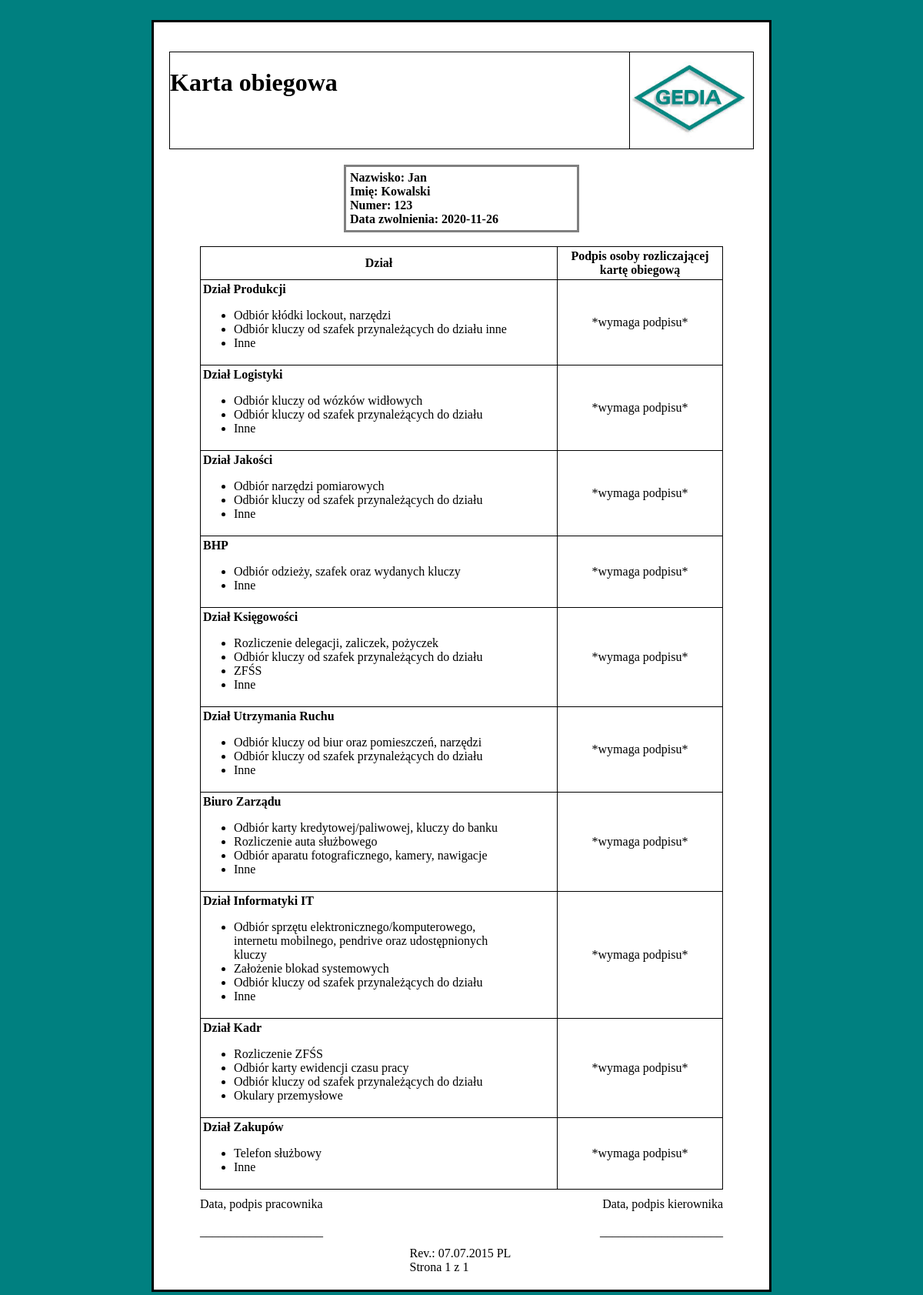
Page /workerpanel.php (signed in) on the committed database.
### tables this page shows
CREATE TABLE `workers` (
  `id` int(32) NOT NULL,
  `username` varchar(32) NOT NULL,
  `password` varchar(32) NOT NULL,
  `name` varchar(32) NOT NULL,
  `surname` varchar(32) NOT NULL,
  `gediaid` int(11) NOT NULL,
  `retirementday` date NOT NULL,
  `isdone` tinyint(1) DEFAULT 0
);

### workerpanel.php (the view, shortened to what this page needs)
<?php
include('db/config.php');
?>
<html>
<head>
	<link rel="stylesheet" href="styles\WPstyle.css">
</head>
<body>
	<br />
	<div id="content">
		<br />
		<div id="upper">
			<div id="upper_left">
				<td ><h1>Karta obiegowa</h1>
			</div>
			<div id="upper_right">
				<img src="img\logo.jpg" width=150 height=125 />
			</div>
		</div>
		<?php
			echo '<div id="dane">';
				$GEDIAID = $_SESSION['gediaid'];
				$dbcall = mysqli_query($connection, "SELECT name, surname, gediaid, retirementday from workers WHERE gediaid = $GEDIAID");
				$rowarray = mysqli_fetch_array($dbcall);
				for($i=0; $i<4; $i++)
				{
					$tablica[$i] = $rowarray[$i];
				}
				echo "Nazwisko: $tablica[0]<br />";
				echo "Imię: $tablica[1]<br />";
				echo "Numer: $tablica[2]<br />";
				echo "Data zwolnienia: $tablica[3]<br />";
			echo "</div>";
			echo "<br />";
			$dbcall2 = mysqli_query($connection,
			"SELECT `Dział Produkcji`, `Dział Logistyki`, `Dział Jakości`, `BHP`, `Dział Księgowości`, `Dział Utrzymania Ruchu`,
			`Biuro Zarządu`, `Dział Informatyki IT`, `Dział Kadr`, `Dział Zakupów` from cards WHERE workerid = $GEDIAID");
			$rowarray = mysqli_fetch_array($dbcall2);
			for($i=0; $i<10; $i++)
			{
				$podpisy[$i] = $rowarray[$i];
			}
		?>
		<div id="maintable">
			<center>
			<table cellspacing=0 cellpadding=3 width="680">
				<tr>
					<th>Dział</th>
					<th>Podpis osoby rozliczającej<br />kartę obiegową</th>
				</tr>
				<tr>
					<td>
					<b>Dział Produkcji</b>
						<ul>
						<li>Odbiór kłódki lockout, narzędzi</li>
						<li>Odbiór kluczy od szafek przynależących do działu inne</li>
						<li>Inne</li>
						</ul>
					</td>
					<td align="center">
						<?php
							if($podpisy[0]==1)
							{
								echo "PODPISANO";
							}
							else
							{
								echo "*wymaga podpisu*";
							}
						?>
					</td>
				</tr>
				<tr>
					<td>
						<b>Dział Logistyki</b>
						<ul>
						<li>Odbiór kluczy od wózków widłowych</li>
						<li>Odbiór kluczy od szafek przynależących do działu</li>
						<li>Inne</li>
						</ul>
					</td>
					<td align="center">
						<?php
							if($podpisy[1]==1)
							{
								echo "PODPISANO";
							}
							else
							{
								echo "*wymaga podpisu*";
							}
						?>
					</td>
				</tr>
				<tr>
					<td>
						<b>Dział Jakości</b>
						<ul>
						<li>Odbiór narzędzi pomiarowych</li>
						<li>Odbiór kluczy od szafek przynależących do działu</li>
						<li>Inne</li>
						</ul>
					</td>
					<td align="center">
						<?php
							if($podpisy[2]==1)
							{
								echo "PODPISANO";
							}
							else
							{
								echo "*wymaga podpisu*";
							}
						?>
					</td>
				</tr>
				<tr>
					<td>
						<b>BHP</b>
						<ul>
						<li>Odbiór odzieży, szafek oraz wydanych kluczy</li>
						<li>Inne</li>
						</ul>
					</td>
					<td align="center">
						<?php
							if($podpisy[3]==1)
							{
								echo "PODPISANO";
							}
							else
							{
								echo "*wymaga podpisu*";
							}
						?>
					</td>
				</tr>
				<tr>
					<td>
						<b>Dział Księgowości</b>
						<ul>
						<li>Rozliczenie delegacji, zaliczek, pożyczek</li>
						<li>Odbiór kluczy od szafek przynależących do działu</li>
						<li>ZFŚS</li>
						<li>Inne</li>
						</ul>
					</td>
					<td align="center">
						<?php
							if($podpisy[4]==1)
							{
								echo "PODPISANO";
							}
							else
							{
								echo "*wymaga podpisu*";
							}
						?>
					</td>
				</tr>
				<tr>
					<td>
						<b>Dział Utrzymania Ruchu</b>
						<ul>
						<li>Odbiór kluczy od biur oraz pomieszczeń, narzędzi</li>
						<li>Odbiór kluczy od szafek przynależących do działu</li>
						<li>Inne</li>
						</ul>
					</td>
					<td align="center">
						<?php
							if($podpisy[5]==1)
							{
								echo "PODPISANO";
							}
							else
							{
								echo "*wymaga podpisu*";
							}
						?>
					</td>
				</tr>
				<tr>
					<td>
						<b>Biuro Zarządu</b>
						<ul>
						<li>Odbiór karty kredytowej/paliwowej, kluczy do banku</li>
						<li>Rozliczenie auta służbowego</li>
						<li>Odbiór aparatu fotograficznego, kamery, nawigacje</li>
						<li>Inne</li>
						</ul>
					</td>
					<td align="center">
						<?php
							if($podpisy[6]==1)
							{
								echo "PODPISANO";
							}
							else
							{
								echo "*wymaga podpisu*";
							}
						?>
					</td>
				</tr>
				<tr>
					<td>
						<b>Dział Informatyki IT</b>
						<ul>
						<li>Odbiór sprzętu elektronicznego/komputerowego,<br />
						internetu mobilnego, pendrive oraz udostępnionych</br>
						kluczy</li>
						<li>Założenie blokad systemowych</li>
						<li>Odbiór kluczy od szafek przynależących do działu</li>
						<li>Inne</li>
						</ul>
					</td>
					<td align="center">
						<?php
							if($podpisy[7]==1)
							{
								echo "PODPISANO";
							}
							else
							{
								echo "*wymaga podpisu*";
							}
						?>
					</td>
				</tr>
				<tr>
					<td>
						<b>Dział Kadr</b>
						<ul>
						<li>Rozliczenie ZFŚS</li>
						<li>Odbiór karty ewidencji czasu pracy</li>
						<li>Odbiór kluczy od szafek przynależących do działu</li>
						<li>Okulary przemysłowe</li>
						</ul>
					</td>
					<td align="center">
						<?php
							if($podpisy[8]==1)
							{
								echo "PODPISANO";
							}
							else
							{
								echo "*wymaga podpisu*";
							}
						?>
					</td>
				</tr>
				<tr>
					<td>
						<b>Dział Zakupów</b>
						<ul>
						<li>Telefon służbowy</li>
						<li>Inne</li>
						</ul>
					</td>
					<td align="center">
						<?php
							if($podpisy[9]==1)
							{
								echo "PODPISANO";
							}
							else
							{
								echo "*wymaga podpisu*";
							}
						?>
					</td>
				</tr>
			</table>
			</center>
		</div>
		<div id="bottomsigns">
			<div id="leftsigns">
				Data, podpis pracownika
				<br />
				<br />
				____________________
			</div>
			<div id="rightsigns">
				Data, podpis kierownika
				<br />
				<br />
				____________________
			</div>
		</div>
		<div id="footer">
			Rev.: 07.07.2015 PL
			<br />
			Strona 1 z 1
		</div>
	</div>
</body>
</html>

### styles/WPstyle.css (style rules this page uses)
body { background-color: teal; }
#content { width: 760px; border: solid black 3px; background-color: white; padding: 20px; margin-left: auto; margin-right: auto; margin-top: auto; margin-bottom: 20px; }
#upper { margin: auto; border: 1px solid; }
#upper_left { float: left; width: 597px; }
#upper_right { float: left; width: 110px; border-left: 1px solid; }
#dane { border: 3px solid grey; text-align: left; padding: 5px; width: 290px; margin: auto; font-weight: bold; margin-top: 20px; }
#maintable { margin: auto; width: 690px; }
#bottomsigns { width: 680px; margin: auto; margin-top: 10px; }
#leftsigns { float: left; }
#rightsigns { float: right; text-align: right; }
#footer { margin: auto; width: 135px; margin-top: 10px; }
table { border: 1px solid black; border-collapse: collapse; }
td { border: 1px solid black; border-collapse: collapse; }
th { text-align: center; border: 1px solid black; border-collapse: collapse; }

### rows in the picture
workers: name "Jan", surname "Kowalski", gediaid "123", retirementday "2020-11-26"
